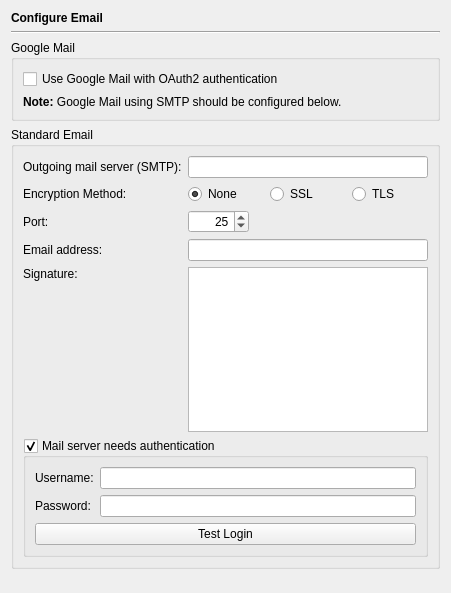
<?xml version="1.0" encoding="UTF-8"?>
<ui version="4.0">
 <class>EmailPage</class>
 <widget class="QWidget" name="EmailPage">
  <property name="geometry">
   <rect>
    <x>0</x>
    <y>0</y>
    <width>451</width>
    <height>593</height>
   </rect>
  </property>
  <layout class="QVBoxLayout" name="verticalLayout_3">
   <item>
    <widget class="QLabel" name="headerLabel">
     <property name="text">
      <string>&lt;b&gt;Configure Email&lt;/b&gt;</string>
     </property>
    </widget>
   </item>
   <item>
    <widget class="Line" name="line16">
     <property name="frameShape">
      <enum>QFrame::HLine</enum>
     </property>
     <property name="frameShadow">
      <enum>QFrame::Sunken</enum>
     </property>
     <property name="orientation">
      <enum>Qt::Horizontal</enum>
     </property>
    </widget>
   </item>
   <item>
    <widget class="QGroupBox" name="groupBox_2">
     <property name="title">
      <string>Google Mail</string>
     </property>
     <layout class="QVBoxLayout" name="verticalLayout_2">
      <item>
       <widget class="QCheckBox" name="googleMailCheckBox">
        <property name="text">
         <string>Use Google Mail with OAuth2 authentication</string>
        </property>
       </widget>
      </item>
      <item>
       <widget class="QLabel" name="googleMailInfoLabel">
        <property name="text">
         <string>&lt;b&gt;Note:&lt;/b&gt; Google Mail using SMTP should be configured below.</string>
        </property>
        <property name="wordWrap">
         <bool>true</bool>
        </property>
       </widget>
      </item>
     </layout>
    </widget>
   </item>
   <item>
    <widget class="QGroupBox" name="groupBox">
     <property name="title">
      <string>Standard Email</string>
     </property>
     <layout class="QVBoxLayout" name="verticalLayout">
      <item>
       <layout class="QGridLayout" name="gridLayout_2">
        <item row="0" column="0">
         <widget class="QLabel" name="textLabel2_2">
          <property name="text">
           <string>Outgoing mail server (SMTP):</string>
          </property>
         </widget>
        </item>
        <item row="0" column="1" colspan="2">
         <widget class="QLineEdit" name="mailServerEdit">
          <property name="toolTip">
           <string>Enter the address of your mail server</string>
          </property>
         </widget>
        </item>
        <item row="1" column="0">
         <widget class="QLabel" name="label_2">
          <property name="text">
           <string>Encryption Method:</string>
          </property>
         </widget>
        </item>
        <item row="1" column="1" colspan="2">
         <widget class="QFrame" name="frame">
          <property name="frameShape">
           <enum>QFrame::NoFrame</enum>
          </property>
          <property name="frameShadow">
           <enum>QFrame::Raised</enum>
          </property>
          <layout class="QHBoxLayout" name="horizontalLayout_2">
           <property name="leftMargin">
            <number>0</number>
           </property>
           <property name="topMargin">
            <number>0</number>
           </property>
           <property name="rightMargin">
            <number>0</number>
           </property>
           <property name="bottomMargin">
            <number>0</number>
           </property>
           <item>
            <widget class="QRadioButton" name="noEncryptionButton">
             <property name="toolTip">
              <string>Select to use no encryption</string>
             </property>
             <property name="text">
              <string>None</string>
             </property>
             <property name="checked">
              <bool>true</bool>
             </property>
            </widget>
           </item>
           <item>
            <widget class="QRadioButton" name="useSslButton">
             <property name="toolTip">
              <string>Select to use SSL</string>
             </property>
             <property name="text">
              <string>SSL</string>
             </property>
            </widget>
           </item>
           <item>
            <widget class="QRadioButton" name="useTlsButton">
             <property name="toolTip">
              <string>Select to use TLS</string>
             </property>
             <property name="text">
              <string>TLS</string>
             </property>
            </widget>
           </item>
          </layout>
         </widget>
        </item>
        <item row="2" column="0">
         <widget class="QLabel" name="label">
          <property name="text">
           <string>Port:</string>
          </property>
         </widget>
        </item>
        <item row="2" column="1">
         <widget class="QSpinBox" name="portSpin">
          <property name="toolTip">
           <string>Enter the port of the mail server</string>
          </property>
          <property name="alignment">
           <set>Qt::AlignRight|Qt::AlignTrailing|Qt::AlignVCenter</set>
          </property>
          <property name="minimum">
           <number>1</number>
          </property>
          <property name="maximum">
           <number>65535</number>
          </property>
          <property name="value">
           <number>25</number>
          </property>
         </widget>
        </item>
        <item row="2" column="2">
         <spacer name="horizontalSpacer">
          <property name="orientation">
           <enum>Qt::Horizontal</enum>
          </property>
          <property name="sizeHint" stdset="0">
           <size>
            <width>138</width>
            <height>20</height>
           </size>
          </property>
         </spacer>
        </item>
        <item row="3" column="0">
         <widget class="QLabel" name="textLabel1_5">
          <property name="text">
           <string>Email address:</string>
          </property>
         </widget>
        </item>
        <item row="3" column="1" colspan="2">
         <widget class="QLineEdit" name="emailEdit">
          <property name="toolTip">
           <string>Enter your email address</string>
          </property>
         </widget>
        </item>
        <item row="4" column="0">
         <widget class="QLabel" name="textLabel1_6">
          <property name="text">
           <string>Signature:</string>
          </property>
          <property name="alignment">
           <set>Qt::AlignTop</set>
          </property>
         </widget>
        </item>
        <item row="4" column="1" colspan="2">
         <widget class="QTextEdit" name="signatureEdit">
          <property name="toolTip">
           <string>Enter your email signature</string>
          </property>
          <property name="acceptRichText">
           <bool>false</bool>
          </property>
         </widget>
        </item>
       </layout>
      </item>
      <item>
       <widget class="QGroupBox" name="mailAuthenticationGroup">
        <property name="toolTip">
         <string>Select to authenticatate against the mail server</string>
        </property>
        <property name="title">
         <string>Mail server needs authentication</string>
        </property>
        <property name="checkable">
         <bool>true</bool>
        </property>
        <layout class="QGridLayout" name="gridLayout">
         <item row="0" column="0">
          <widget class="QLabel" name="textLabel1_15">
           <property name="text">
            <string>Username:</string>
           </property>
          </widget>
         </item>
         <item row="0" column="1">
          <widget class="QLineEdit" name="mailUserEdit">
           <property name="toolTip">
            <string>Enter your mail server username</string>
           </property>
          </widget>
         </item>
         <item row="1" column="0">
          <widget class="QLabel" name="textLabel2_7">
           <property name="text">
            <string>Password:</string>
           </property>
          </widget>
         </item>
         <item row="1" column="1">
          <widget class="QLineEdit" name="mailPasswordEdit">
           <property name="toolTip">
            <string>Enter your password for accessing the mail server</string>
           </property>
           <property name="echoMode">
            <enum>QLineEdit::Password</enum>
           </property>
          </widget>
         </item>
         <item row="2" column="0" colspan="2">
          <widget class="QPushButton" name="testButton">
           <property name="toolTip">
            <string>Press to test the login data</string>
           </property>
           <property name="text">
            <string>Test Login</string>
           </property>
          </widget>
         </item>
        </layout>
       </widget>
      </item>
     </layout>
    </widget>
   </item>
   <item>
    <spacer>
     <property name="orientation">
      <enum>Qt::Vertical</enum>
     </property>
     <property name="sizeHint" stdset="0">
      <size>
       <width>20</width>
       <height>40</height>
      </size>
     </property>
    </spacer>
   </item>
  </layout>
 </widget>
 <tabstops>
  <tabstop>googleMailCheckBox</tabstop>
  <tabstop>mailServerEdit</tabstop>
  <tabstop>noEncryptionButton</tabstop>
  <tabstop>useSslButton</tabstop>
  <tabstop>useTlsButton</tabstop>
  <tabstop>portSpin</tabstop>
  <tabstop>emailEdit</tabstop>
  <tabstop>signatureEdit</tabstop>
  <tabstop>mailAuthenticationGroup</tabstop>
  <tabstop>mailUserEdit</tabstop>
  <tabstop>mailPasswordEdit</tabstop>
  <tabstop>testButton</tabstop>
 </tabstops>
 <resources/>
 <connections>
  <connection>
   <sender>googleMailCheckBox</sender>
   <signal>toggled(bool)</signal>
   <receiver>groupBox</receiver>
   <slot>setDisabled(bool)</slot>
   <hints>
    <hint type="sourcelabel">
     <x>77</x>
     <y>66</y>
    </hint>
    <hint type="destinationlabel">
     <x>75</x>
     <y>125</y>
    </hint>
   </hints>
  </connection>
 </connections>
</ui>
